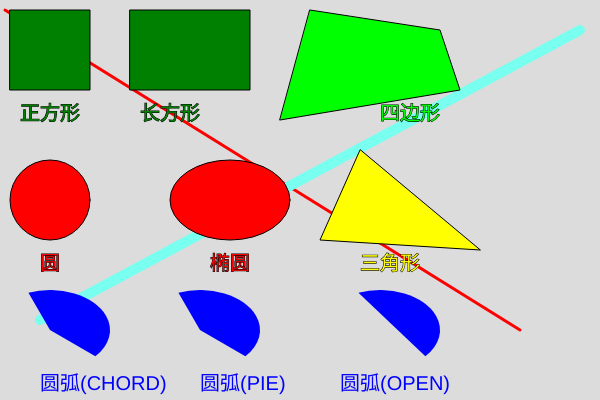
Frame 1 (no input)
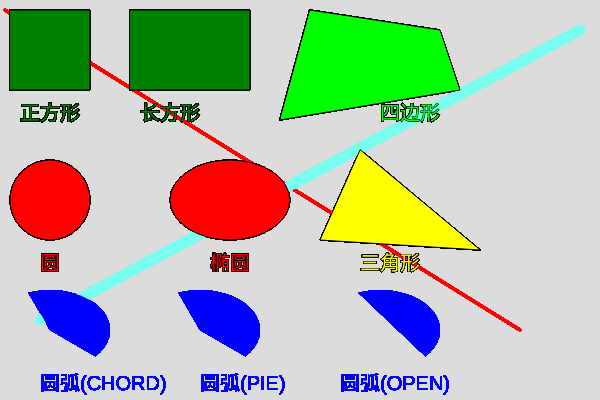
Frame 60 (no input)
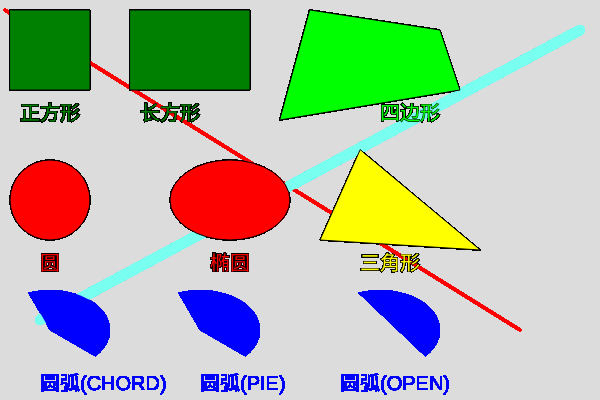
Frame 120 (the mouse pressed at the canvas centre since frame 60)

The p5.js sketch that drew these frames (run headless with seeded random() and noise() and a simulated clock; from frame 60 on, the mouse is pressed at the canvas centre):

// p5.js sketch
// ── sketch.js
function setup() {
  createCanvas(600, 400);
  background(220);
  textSize(20);
}

function draw() {
  stroke('red');
  strokeWeight(3);
  line(5, 10, 520, 330);

  stroke(120, 255, 240);
  strokeWeight(10);
  line(40, 320, 580, 30);

  stroke('black');
  strokeWeight(1);
  fill('green');
  square(10, 10, 80);
  text('正方形', 20, 120);

  rect(130, 10, 120, 80);
  text('长方形', 140, 120);

  fill(0, 255, 0);
  quad(310, 10, 440, 30, 460, 90, 280, 120);
  text('四边形', 380, 120);

  fill(255, 0, 0);
  circle(50, 200, 80);
  text('圆', 40, 270);

  ellipse(230, 200, 120, 80);
  text('椭圆', 210, 270);

  fill('yellow')
  triangle(360,150, 320,240, 480,250);
  text('三角形', 360, 270);

  noStroke();
  fill(0, 0, 255);
  arc(50, 330, 120, 80, -2 * PI/3, PI/6);
  text('圆弧(CHORD)', 40, 390);

  arc(200, 330, 120, 80, -2 * PI/3, PI/6, PIE);
  text('圆弧(PIE)', 200, 390);

  arc(380, 330, 120, 80, -2 * PI/3, PI/6, OPEN);
  text('圆弧(OPEN)', 340, 390);
}
